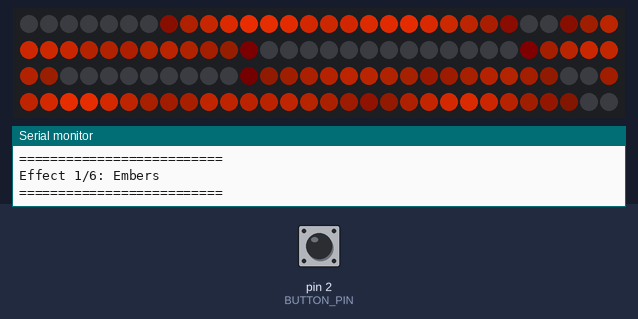
Simulated run of this sketch. Board: Arduino Uno, built with avr-gcc and run on an emulated ATmega328P. On the bench: 120 RGB LEDs in strip order, left to right, continuing on the next row, the last lines printed to the serial monitor. The test bench sets the inputs (shaded band); at power-on: pin 2 (BUTTON_PIN) HIGH. Dim RGB values are drawn brighter than linear; random numbers use the default seed unless the sketch sets one.

Above: at 1.2 s.
1.3 s: pin 2 (BUTTON_PIN) pulled LOW for 0.15 s
2.0 s: pin 2 (BUTTON_PIN) pulled LOW for 0.15 s
At 2.29 s:
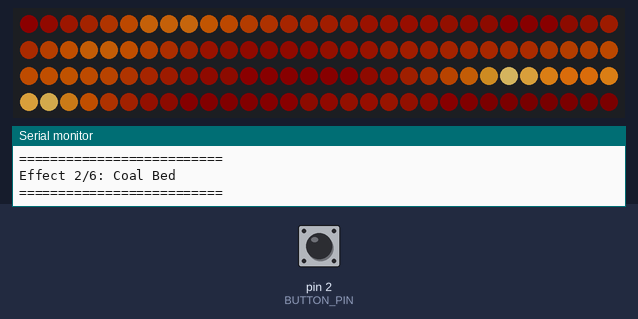
2.7 s: pin 2 (BUTTON_PIN) pulled LOW for 0.15 s
3.4 s: pin 2 (BUTTON_PIN) pulled LOW for 0.15 s
At 3.69 s:
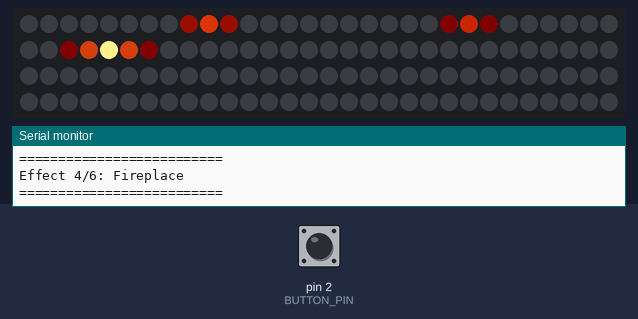
4.1 s: pin 2 (BUTTON_PIN) pulled LOW for 0.15 s
At 5.91 s:
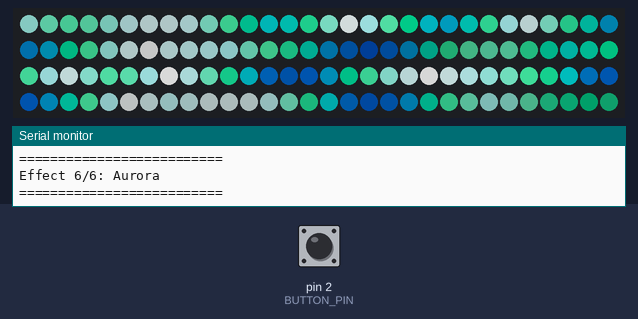

The sketch:

BBQFire.ino
```cpp
#include <FastLED.h>

#include "Config.h"
#include "Globals.h"
#include "EffectManager.h"
#include "Effects.h"
#include "Button.h"

Button button(BUTTON_PIN);

CRGB leds[NUM_LEDS];

void setup()
{
    Serial.begin(115200);

    while (!Serial)
    {
        // Для сумісності з платами, де потрібно дочекатися Serial
    }
    FastLED.addLeds<LED_TYPE, LED_PIN, COLOR_ORDER>(leds, NUM_LEDS);
    FastLED.setBrightness(BRIGHTNESS);
    button.Begin();

    SetEffect(0);
}

void loop()
{

    ButtonEvent e = button.Update();

    switch (e)
    {
    case ButtonEvent::Click:
        NextEffect();
        break;

    case ButtonEvent::DoubleClick:
        // поки нічого
        break;

    case ButtonEvent::LongPress:
        // теж поки нічого
        break;

    default:
        break;
    }

    UpdateEffect();

    FastLED.show();
}
```

Aurora.cpp
```cpp
#include <FastLED.h>

#include "Config.h"
#include "Globals.h"
#include "Aurora.h"

namespace
{
    const CRGBPalette16 AuroraPalette =
    {
        CRGB(0,0,0),
        CRGB(0,8,20),
        CRGB(0,25,60),
        CRGB(0,60,120),

        CRGB(0,120,140),
        CRGB(0,180,120),
        CRGB(80,255,180),
        CRGB(180,255,255),

        CRGB::White,
        CRGB(180,255,255),
        CRGB(80,255,180),
        CRGB(0,180,120),

        CRGB(0,120,140),
        CRGB(0,60,120),
        CRGB(0,20,50),
        CRGB(0,0,0)
    };
}

void AuroraBegin()
{
    FastLED.clear();
}

void AuroraLoop()
{
    uint32_t t = millis();

    for(uint16_t i = 0; i < NUM_LEDS; i++)
    {
        uint8_t color =
            inoise8(
                i * 30,
                t / 18
            );

        uint8_t bright =
            inoise8(
                6000 + i * 15,
                t / 27
            );

        bright = scale8(bright, 220);

        CRGB c =
            ColorFromPalette(
                AuroraPalette,
                color,
                bright,
                LINEARBLEND);

        // Легке мерехтіння
        c.nscale8_video(
            220 + sin8(t / 40 + i * 3) / 8);

        leds[i] = c;
    }
}

const Effect auroraEffect =
{
    "Aurora",
    AuroraBegin,
    AuroraLoop
};
```

Aurora.h
```cpp
#pragma once

#include "EffectManager.h"

void AuroraBegin();
void AuroraLoop();

extern const Effect auroraEffect;
```

Button.cpp
```cpp
#include "Button.h"

Button::Button(uint8_t pin)
    : _pin(pin)
{
}

void Button::Begin()
{
    pinMode(_pin, INPUT_PULLUP);
}

ButtonEvent Button::Update()
{
    ButtonEvent event = ButtonEvent::None;

    bool reading = digitalRead(_pin);
    uint32_t now = millis();

    if (reading != _lastReading)
    {
        _lastDebounceTime = now;
        _lastReading = reading;
    }

    if ((now - _lastDebounceTime) > DebounceTime)
    {
        if (reading != _stableState)
        {
            _stableState = reading;

            if (_stableState == LOW)
            {
                _pressTime = now;
                _longPressSent = false;
            }
            else
            {
                if (!_longPressSent)
                {
                    if (_waitingSecondClick &&
                        (now - _lastClickTime) < DoubleClickTime)
                    {
                        _waitingSecondClick = false;
                        event = ButtonEvent::DoubleClick;
                    }
                    else
                    {
                        _waitingSecondClick = true;
                        _lastClickTime = now;
                    }
                }
            }
        }
    }

    if (_stableState == LOW &&
        !_longPressSent &&
        (now - _pressTime) > LongPressTime)
    {
        _longPressSent = true;
        _waitingSecondClick = false;
        event = ButtonEvent::LongPress;
    }

    if (_waitingSecondClick &&
        (now - _lastClickTime) > DoubleClickTime)
    {
        _waitingSecondClick = false;
        event = ButtonEvent::Click;
    }

    return event;
}
```

Button.h
```cpp
#pragma once

#include <Arduino.h>

enum class ButtonEvent
{
    None,
    Click,
    DoubleClick,
    LongPress
};

class Button
{
public:
    explicit Button(uint8_t pin);

    void Begin();
    ButtonEvent Update();

private:
    uint8_t _pin;

    bool _lastReading = HIGH;
    bool _stableState = HIGH;

    uint32_t _lastDebounceTime = 0;
    uint32_t _pressTime = 0;
    uint32_t _lastClickTime = 0;

    bool _waitingSecondClick = false;
    bool _longPressSent = false;

    static constexpr uint16_t DebounceTime = 30;
    static constexpr uint16_t LongPressTime = 700;
    static constexpr uint16_t DoubleClickTime = 300;
};
```

CoalBed.cpp
```cpp
#include <FastLED.h>

#include "Config.h"
#include "Globals.h"
#include "CoalBed.h"

namespace
{
    // Власна палітра жару
    const CRGBPalette16 CoalPalette =
{
    CRGB(0,0,0),
    CRGB(12,0,0),
    CRGB(30,0,0),
    CRGB(60,5,0),

    CRGB(100,15,0),
    CRGB(150,40,0),
    CRGB(220,90,0),
    CRGB(255,170,40),

    CRGB(255,220,120),
    CRGB(255,170,40),
    CRGB(220,90,0),
    CRGB(150,40,0),

    CRGB(100,15,0),
    CRGB(60,5,0),
    CRGB(20,0,0),
    CRGB(0,0,0)
};
}

void CoalBedBegin()
{
    FastLED.clear();
}

void CoalBedLoop()
{
    uint32_t t = millis();

    for (uint16_t i = 0; i < NUM_LEDS; i++)
    {
        //-------------------------------------------------------
        // Велика структура жару
        //-------------------------------------------------------

        uint8_t heat =
            inoise8(i * 22, t / 30);

        //-------------------------------------------------------
        // "Кисень"
        //-------------------------------------------------------

        uint8_t oxygen =
            inoise8(4000 + i * 14, t / 10);

        //-------------------------------------------------------
        // Поєднання
        //-------------------------------------------------------

        uint16_t value = heat;
        value *= oxygen;
        value >>= 8;

        //-------------------------------------------------------
        // Трохи підсилюємо контраст
        //-------------------------------------------------------

        value = scale8(value, 220);

        //-------------------------------------------------------
        // Мінімальний поріг
        //-------------------------------------------------------

        if (value < 15)
            value = 0;

        leds[i] = ColorFromPalette(
            CoalPalette,
            value,
            value,
            LINEARBLEND);
    }
}

const Effect coalBedEffect =
{
    "Coal Bed",
    CoalBedBegin,
    CoalBedLoop
};
```

CoalBed.h
```cpp
#pragma once

#include "EffectManager.h"

void CoalBedBegin();
void CoalBedLoop();

extern const Effect coalBedEffect;
```

EffectManager.cpp
```cpp
#include "EffectManager.h"
#include "Effects.h"

static uint8_t currentEffect = 0;

void SetEffect(uint8_t index)
{
    if (index >= effectCount)
        index = 0;

    currentEffect = index;

    Serial.println();
    Serial.println(F("=========================="));
    Serial.print(F("Effect "));
    Serial.print(currentEffect + 1);
    Serial.print(F("/"));
    Serial.print(effectCount);
    Serial.print(F(": "));
    Serial.println(effects[currentEffect]->name);
    Serial.println(F("=========================="));

    effects[currentEffect]->begin();
}

void NextEffect()
{
    SetEffect(currentEffect + 1);
}

void UpdateEffect()
{
    effects[currentEffect]->loop();
}

const char* CurrentEffectName()
{
    return effects[currentEffect]->name;
}
```

EffectManager.h
```cpp
#pragma once

#include <Arduino.h>

typedef void (*EffectBegin)();
typedef void (*EffectLoop)();

struct Effect
{
    const char* name;
    EffectBegin begin;
    EffectLoop loop;
};

void NextEffect();
void UpdateEffect();
void SetEffect(uint8_t index);
const char* CurrentEffectName();
```

Effects.cpp
```cpp
#include "Effects.h"

const Effect* effects[] =
{
    &embersEffect,
    &coalBedEffect,
    &forgeEffect,
    &fireplaceEffect,
    &plasmaEffect,
    &auroraEffect
};

const uint8_t effectCount =
    sizeof(effects) / sizeof(effects[0]);
```

Effects.h
```cpp
#pragma once

#include "Embers.h"
#include "CoalBed.h"
#include "Forge.h"
#include "Fireplace.h"
#include "Plasma.h"
#include "Aurora.h"

extern const Effect* effects[];
extern const uint8_t effectCount;
```

Embers.cpp
```cpp
#include <FastLED.h>

#include "Config.h"
#include "Globals.h"
#include "Embers.h"

namespace
{
    constexpr uint8_t EMBER_COUNT = 18;

    struct Ember
    {
        float position;
        float radius;

        float brightness;

        float targetBrightness;

        float twinkleSpeed;
    };

    Ember embers[EMBER_COUNT];

    //--------------------------------------------------------------------

    float RandomFloat(float minValue, float maxValue)
    {
        return minValue +
               (float)random16(10000) / 10000.0f *
               (maxValue - minValue);
    }

    //--------------------------------------------------------------------

    void Respawn(Ember& e)
    {
        e.position = RandomFloat(0, NUM_LEDS - 1);

        e.radius = RandomFloat(2.5f, 5.5f);

        e.brightness = RandomFloat(20, 80);

        e.targetBrightness = RandomFloat(140, 255);

        e.twinkleSpeed = RandomFloat(0.01f, 0.05f);
    }

    //--------------------------------------------------------------------

    void Update()
    {
        EVERY_N_MILLISECONDS(30)
        {
            for (auto& e : embers)
            {
                if (e.brightness < e.targetBrightness)
                {
                    e.brightness += 2;
                }
                else
                {
                    e.brightness -= RandomFloat(0.2f, 0.8f);

                    if (e.brightness < 10)
                        Respawn(e);
                }
            }
        }
    }

    //--------------------------------------------------------------------

    void Render()
    {
        fill_solid(leds, NUM_LEDS, CRGB::Black);

        float t = millis() * 0.002f;

        for (const auto& e : embers)
        {
            float pulse = 0.85f +
                          0.15f * sin(t * 20.0f * e.twinkleSpeed);

            float intensity = e.brightness * pulse;

            for (int led = 0; led < NUM_LEDS; led++)
            {
                float d = fabs(led - e.position);

                if (d > e.radius)
                    continue;

                float k = 1.0f - d / e.radius;

                uint8_t value = constrain(intensity * k, 0, 255);

                leds[led].r = qadd8(leds[led].r, value);
                leds[led].g = qadd8(leds[led].g, value / 5);
            }
        }
    }
}

void EmbersBegin()
{
    random16_set_seed(analogRead(A0));

    for (auto& e : embers)
        Respawn(e);
}

void EmbersLoop()
{
    Update();
    Render();
}

const Effect embersEffect =
{
    "Embers",
    EmbersBegin,
    EmbersLoop
};
```

Embers.h
```cpp
#pragma once

#include "EffectManager.h"

void EmbersBegin();
void EmbersLoop();

extern const Effect embersEffect;
```

Fireplace.cpp
```cpp
#include <FastLED.h>

#include "Config.h"
#include "Globals.h"
#include "Fireplace.h"

namespace
{
    struct Flame
    {
        bool active;

        int16_t pos;          // 8.8 fixed point

        int8_t velocity;      // -2..2

        uint8_t radius;

        uint8_t brightness;

        uint16_t life;

        uint16_t age;
    };

    constexpr uint8_t FLAME_COUNT = 8;

    Flame flames[FLAME_COUNT];

    const CRGBPalette16 FirePalette =
    {
        CRGB::Black,
        CRGB(30,0,0),
        CRGB(90,5,0),
        CRGB(180,25,0),

        CRGB(255,70,0),
        CRGB(255,140,0),
        CRGB(255,210,80),
        CRGB::White,

        CRGB::White,
        CRGB(255,210,80),
        CRGB(255,140,0),
        CRGB(255,70,0),

        CRGB(180,25,0),
        CRGB(90,5,0),
        CRGB(30,0,0),
        CRGB::Black
    };

    void SpawnFlame()
    {
        for(uint8_t i=0;i<FLAME_COUNT;i++)
        {
            if(flames[i].active)
                continue;

            flames[i].active = true;

            flames[i].pos = random16(NUM_LEDS << 8);

            flames[i].velocity = random8(5) - 2;

            flames[i].radius = random8(4,12);

            flames[i].brightness = random8(170,255);

            flames[i].life = random16(400,1200);

            flames[i].age = 0;

            break;
        }
    }
}

void FireplaceBegin()
{
    memset(flames,0,sizeof(flames));

    FastLED.clear();
}

void FireplaceLoop()
{
    fadeToBlackBy(leds,NUM_LEDS,70);

    if(random8()<35)
        SpawnFlame();

    for(uint8_t f=0;f<FLAME_COUNT;f++)
    {
        Flame& flame = flames[f];

        if(!flame.active)
            continue;

        flame.age += 20;

        if(flame.age >= flame.life)
        {
            flame.active = false;
            continue;
        }

        flame.pos += flame.velocity;

        uint8_t fade =
            map(flame.age,0,flame.life,255,0);

        uint8_t value =
            scale8(flame.brightness,fade);

        int16_t center = flame.pos >> 8;

        for(int8_t dx=-flame.radius;dx<=flame.radius;dx++)
        {
            int16_t led = center + dx;

            if(led<0 || led>=NUM_LEDS)
                continue;

            uint8_t dist = abs(dx);

            uint8_t level =
                qsub8(value,dist*(255/flame.radius));

            leds[led] +=
                ColorFromPalette(
                    FirePalette,
                    level,
                    level,
                    LINEARBLEND);
        }
    }
}

const Effect fireplaceEffect =
{
    "Fireplace",
    FireplaceBegin,
    FireplaceLoop
};
```

Fireplace.h
```cpp
#pragma once

#include "EffectManager.h"

void FireplaceBegin();
void FireplaceLoop();

extern const Effect fireplaceEffect;
```

Forge.cpp
```cpp
#include <FastLED.h>

#include "Config.h"
#include "Globals.h"
#include "Forge.h"

namespace
{
    const CRGBPalette16 ForgePalette =
    {
        CRGB(0,0,0),
        CRGB(10,0,0),
        CRGB(30,0,0),
        CRGB(60,4,0),

        CRGB(100,18,0),
        CRGB(160,45,0),
        CRGB(230,90,0),
        CRGB(255,170,40),

        CRGB(255,255,180),
        CRGB(255,170,40),
        CRGB(230,90,0),
        CRGB(160,45,0),

        CRGB(100,18,0),
        CRGB(60,4,0),
        CRGB(20,0,0),
        CRGB(0,0,0)
    };

    uint8_t heat[NUM_LEDS];

    float frontPos;
    float frontSpeed;
    bool frontActive;

    uint32_t lastSpawn;
}

void ForgeBegin()
{
    memset(heat, 0, sizeof(heat));

    frontActive = false;
    lastSpawn = millis();

    FastLED.clear();
}

void ForgeLoop()
{
    uint32_t now = millis();

    //----------------------------------------------------
    // Охолодження
    //----------------------------------------------------

    for(uint16_t i = 0; i < NUM_LEDS; i++)
    {
        heat[i] = qsub8(heat[i], random8(1,4));
    }

    //----------------------------------------------------
    // Новий "подих"
    //----------------------------------------------------

    if(!frontActive)
    {
        if(now - lastSpawn > random16(1500,3500))
        {
            frontActive = true;
            frontPos = -12.0f;
            frontSpeed = random(20,35) / 10.0f;

            lastSpawn = now;
        }
    }

    //----------------------------------------------------
    // Рух фронту
    //----------------------------------------------------

    if(frontActive)
    {
        frontPos += frontSpeed;

        if(frontPos > NUM_LEDS + 12)
        {
            frontActive = false;
        }

        for(int i=-10;i<=10;i++)
        {
            int pos = (int)frontPos + i;

            if(pos < 0 || pos >= NUM_LEDS)
                continue;

            uint8_t energy =
                255 - abs(i)*24;

            heat[pos] =
                qadd8(
                    heat[pos],
                    energy
                );
        }
    }

    //----------------------------------------------------
    // Перемішування тепла
    //----------------------------------------------------

    for(uint16_t i=1;i<NUM_LEDS-1;i++)
    {
        heat[i] =
        (
            heat[i-1]+
            heat[i]+
            heat[i+1]
        )/3;
    }

    //----------------------------------------------------
    // Відображення
    //----------------------------------------------------

    for(uint16_t i=0;i<NUM_LEDS;i++)
    {
        uint8_t value = heat[i];

        value =
            qadd8(
                value,
                scale8(
                    inoise8(i*35,now/3),
                    25
                )
            );

        leds[i] =
            ColorFromPalette(
                ForgePalette,
                value,
                value,
                LINEARBLEND
            );
    }
}

const Effect forgeEffect =
{
    "Forge",
    ForgeBegin,
    ForgeLoop
};
```

Forge.h
```cpp
#pragma once

#include "EffectManager.h"

void ForgeBegin();
void ForgeLoop();

extern const Effect forgeEffect;
```

Globals.h
```cpp
#pragma once

#include <Arduino.h>
#include <FastLED.h>

#include "Config.h"

extern CRGB leds[NUM_LEDS];
```

Plasma.cpp
```cpp
#include <FastLED.h>

#include "Config.h"
#include "Globals.h"
#include "Plasma.h"

namespace
{
    const CRGBPalette16 PlasmaPalette =
    {
        CRGB(5,0,15),
        CRGB(20,0,60),
        CRGB(60,0,120),
        CRGB(120,0,255),

        CRGB(60,40,255),
        CRGB(0,120,255),
        CRGB(0,220,255),
        CRGB(120,255,255),

        CRGB::White,
        CRGB(120,255,255),
        CRGB(0,220,255),
        CRGB(0,120,255),

        CRGB(60,40,255),
        CRGB(120,0,255),
        CRGB(40,0,80),
        CRGB(5,0,15)
    };
}

void PlasmaBegin()
{
    FastLED.clear();
}

void PlasmaLoop()
{
    uint32_t t = millis();

    for(uint16_t i = 0; i < NUM_LEDS; i++)
    {
        uint8_t v = 0;

        v += sin8(i * 6 + t / 12);

        v += sin8(i * 11 - t / 18);

        v += inoise8(i * 28, t / 10);

        v /= 3;

        leds[i] = ColorFromPalette(
            PlasmaPalette,
            v,
            255,
            LINEARBLEND);
    }
}

const Effect plasmaEffect =
{
    "Plasma",
    PlasmaBegin,
    PlasmaLoop
};
```

Plasma.h
```cpp
#pragma once

#include "EffectManager.h"

void PlasmaBegin();
void PlasmaLoop();

extern const Effect plasmaEffect;
```

Config.h
```cpp
#pragma once

#include <Arduino.h>

#define DEBUG_SERIAL 1

#define LED_PIN         3
#define BUTTON_PIN      2

#define NUM_LEDS        120

#define BRIGHTNESS      255

#define LED_TYPE        WS2812B
#define COLOR_ORDER     GRB

#if DEBUG_SERIAL
    #define DEBUG_PRINT(x)    Serial.print(x)
    #define DEBUG_PRINTLN(x)  Serial.println(x)
#else
    #define DEBUG_PRINT(x)
    #define DEBUG_PRINTLN(x)
#endif
```
